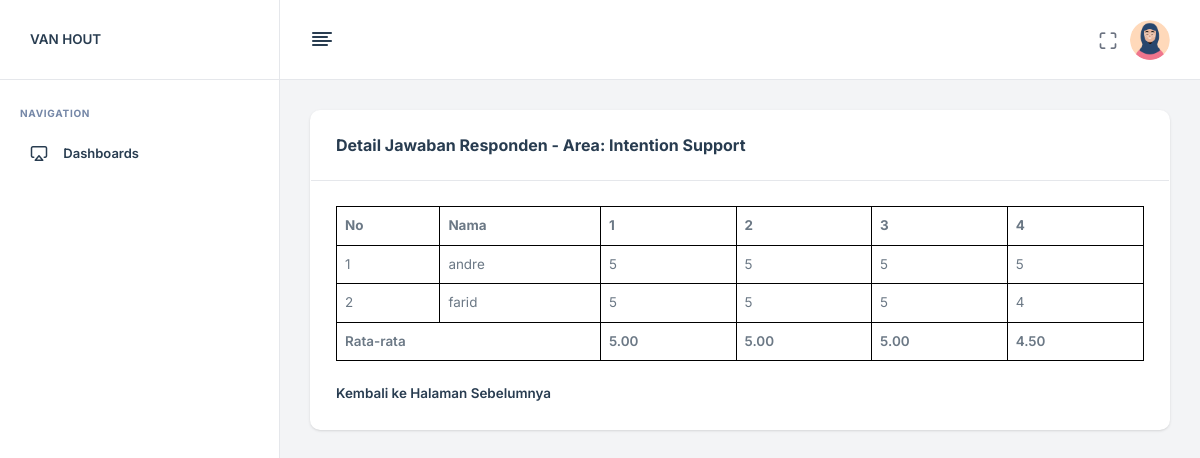
Page /views/detail_hasil.php?area_id=1 on the earlier database version.
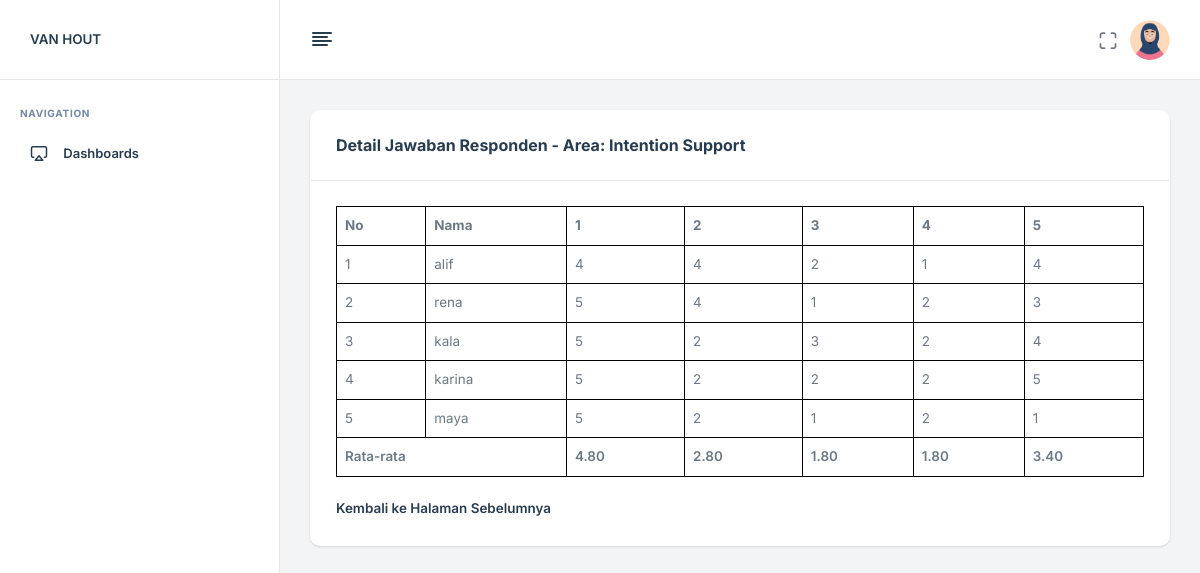
Same page on the later database version.
### tables this page shows
CREATE TABLE `kuesioner` (
  `id_kuesioner` int(11) NOT NULL,
  `area_id` int(11) NOT NULL,
  `pertanyaan` varchar(255) NOT NULL
);

### views/detail_hasil.php (the view, shortened to what the changed rows need)
<?php
include '../config/database.php';
if (isset($_GET['area_id'])) {
    $area_id = $_GET['area_id'];
    $stmt = $conn->prepare("SELECT * FROM kuesioner WHERE area_id = ?");
    $stmt->bind_param("i", $area_id);
    $stmt->execute();
    $pertanyaan_result = $stmt->get_result();
    $pertanyaan_data = $pertanyaan_result->fetch_all(MYSQLI_ASSOC);
    $stmt = $conn->prepare("SELECT r.nama, r.email, j.kuesioner_id, j.jawaban
                            FROM jawaban j
                            JOIN respondents r ON j.respondents_id = r.id
                            WHERE j.kuesioner_id IN (SELECT id_kuesioner FROM kuesioner WHERE area_id = ?)");
    $stmt->bind_param("i", $area_id);
    $stmt->execute();
    $jawaban_result = $stmt->get_result();
    $jawaban_data = $jawaban_result->fetch_all(MYSQLI_ASSOC);
    $responden_jawaban = [];
    foreach ($jawaban_data as $jawaban) {
        $responden_jawaban[$jawaban['email']]['nama'] = $jawaban['nama'];
        $responden_jawaban[$jawaban['email']]['jawaban'][$jawaban['kuesioner_id']] = $jawaban['jawaban'];
    }
    $jawaban_mapping = [
        'Sangat Tidak Setuju' => 1,
        'Tidak Setuju' => 2,
        'Netral' => 3,
        'Setuju' => 4,
        'Sangat Setuju' => 5
    ];
      $rata_rata_jawaban = [];
      foreach ($pertanyaan_data as $pertanyaan) {
          $total = 0;
          $count = 0;
          foreach ($responden_jawaban as $data) {
              if (isset($data['jawaban'][$pertanyaan['id_kuesioner']])) {
                  $jawaban_nilai = $jawaban_mapping[$data['jawaban'][$pertanyaan['id_kuesioner']]];
                  $total += $jawaban_nilai;
                  $count++;
              }
          }
          $rata_rata_jawaban[$pertanyaan['id_kuesioner']] = $count > 0 ? $total / $count : 0;
      }
} else {
    echo "ID area tidak ditemukan.";
    exit();
}
?>
<!DOCTYPE html>
<html lang="en">
<head>
    <?php include 'partials/scripts.php'; ?>
</head>
<body>
    <main class="nxl-container">
        <div class="nxl-content">
            <div class="main-content">
                <div class="row">
                    <div class="col-lg-12">
                        <div class="card stretch stretch-full">
                            <div class="card-body">
                                <div>
                                    <table>
                                        <thead>
                                            <tr>
                                                <th>No</th>
                                                <th>Nama</th>
                                                <?php foreach ($pertanyaan_data as $index => $pertanyaan) { ?>
                                                <th><?php echo $index + 1; ?></th>
                                                <?php } ?>
                                            </tr>
                                        </thead>
                                        <tbody>
                                            <?php
                                            $no = 1;
                                            foreach ($responden_jawaban as $email => $data) { ?>
                                            <tr>
                                                <td><?php echo $no++; ?></td>
                                                <td><?php echo htmlspecialchars($data['nama']); ?></td>
                                                <?php foreach ($pertanyaan_data as $pertanyaan) {
                                                    $jawaban_nilai = $jawaban_mapping[$data['jawaban'][$pertanyaan['id_kuesioner']] ?? ''] ?? '';
                                                ?>
                                                <td><?php echo htmlspecialchars($jawaban_nilai); ?></td>
                                                <?php } ?>
                                            </tr>
                                            <?php } ?>
                                            <?php foreach ($pertanyaan_data as $pertanyaan) { ?>
                                            <td><strong><?php echo number_format($rata_rata_jawaban[$pertanyaan['id_kuesioner']], 2); ?></strong>
                                            </td>
                                            <?php } ?>
                                        </tbody>
                                    </table>
                                    <br>
                                </div>
                            </div>
                        </div>
                    </div>
                </div>
            </div>
        </div>
    </main>
</body>
</html>

Differences in the rows shown:
changed kuesioner (number 1 of 5 on the later page): id_kuesioner "5.00" → "4.80"; moves from the list under "andre" to the list under "alif"
changed kuesioner (number 2 of 5 on the later page): id_kuesioner "5.00" → "2.80"; moves from the list under "andre" to the list under "alif"
changed kuesioner (number 3 of 5 on the later page): id_kuesioner "5.00" → "1.80"; moves from the list under "andre" to the list under "alif"
changed kuesioner (number 4 of 5 on the later page): id_kuesioner "4.50" → "1.80"; moves from the list under "andre" to the list under "alif"
now on this page (row edited): kuesioner: id_kuesioner "4", id_kuesioner "3", id_kuesioner "5", id_kuesioner "1", id_kuesioner "3.40"
Other differences:
new list line: "1 alif"
new list line: "2 rena"
new list line: "3 kala"
new list line: "4 karina"
new list line: "5 maya"
list line gone: "1 andre"
list line gone: "2 farid"
